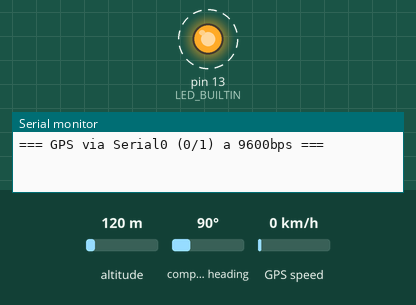
A sketch run on a simulated Arduino Uno, built with avr-gcc and run on an emulated ATmega328P. Shown: output pins drawn as LEDs (lit = HIGH), the last lines printed to the serial monitor. Dashed ring = blinking. Inputs (shaded band) come from the test bench; at power-on: compass heading 90°, altitude 120 m, GPS speed 0 km/h. The GPS gets a fix after 3 s at 37.7749, -122.4194 with 8 satellites.

Above: at 1.29 s.
1.3 s: compass heading set to 180°
At 3.17 s:
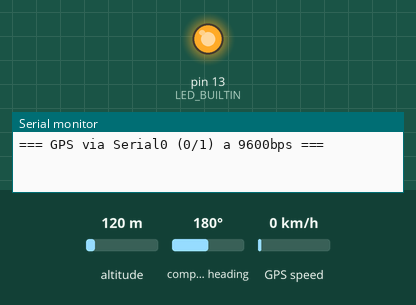
At 4.17 s:
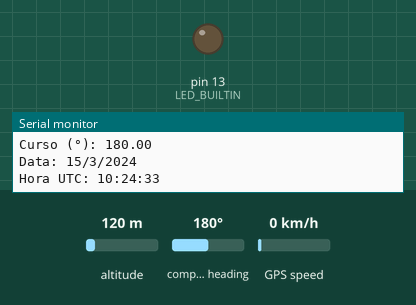
4.8 s: altitude set to 20 m
Timing chart, 0 to 15.2 s (numbered marks = the images above; inputs shaded):
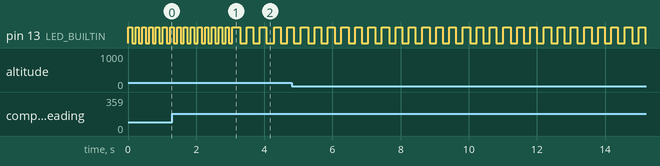

Measured:
- by itself, pin 13 (LED_BUILTIN): alternates HIGH for 0.19 s and LOW for 0.19 s

The sketch:

gps.ino
```cpp
#include <TinyGPS++.h>
TinyGPSPlus gps;

unsigned long lastUpdate   = 0;
const unsigned long TIMEOUT = 5000;

void setup() {
  Serial.begin(9600);
  while (!Serial);
  Serial.println(F("=== GPS via Serial0 (0/1) a 9600bps ==="));
  pinMode(LED_BUILTIN, OUTPUT);
}

void loop() {
  // pisca LED pra mostrar que o loop está vivo
  digitalWrite(LED_BUILTIN, !digitalRead(LED_BUILTIN));
  delay(100);

  // 1) leia NMEA cru, só decode (sem ecoar)
  while (Serial.available()) {
    char c = Serial.read();
    if (gps.encode(c)) lastUpdate = millis();
  }

  // 2) timeout?
  if (millis() - lastUpdate > TIMEOUT) {
    Serial.println(F("! TIMEOUT: sem NMEA completo do GPS"));
    delay(1000);
    return;
  }

  // 3) exibe fix apenas quando válido
  if (gps.location.isValid()) {
     Serial.print(F("Lat: ")); Serial.println(gps.location.lat(), 6);
    Serial.print(F("Lng: ")); Serial.println(gps.location.lng(), 6);
    Serial.print(F("Satélites: ")); Serial.println(gps.satellites.value());
    Serial.print(F("Alt (m): "));
      if (gps.altitude.isValid()) Serial.println(gps.altitude.meters());
      else                           Serial.println(F("n/d"));
    Serial.print(F("HDOP: "));
      if (gps.hdop.isValid())     Serial.println(gps.hdop.hdop());
      else                         Serial.println(F("n/d"));
    Serial.print(F("Vel (km/h): "));
      if (gps.speed.isValid())    Serial.println(gps.speed.kmph());
      else                         Serial.println(F("n/d"));
    Serial.print(F("Curso (°): "));
      if (gps.course.isValid())   Serial.println(gps.course.deg());
      else                         Serial.println(F("n/d"));
    Serial.print(F("Data: "));
      if (gps.date.isValid()) {
        Serial.print(gps.date.day()); Serial.print('/');
        Serial.print(gps.date.month()); Serial.print('/');
        Serial.println(gps.date.year());
      } else Serial.println(F("n/d"));
    Serial.print(F("Hora UTC: "));
      if (gps.time.isValid()) {
        if (gps.time.hour() < 10) Serial.print('0');
        Serial.print(gps.time.hour()); Serial.print(':');
        if (gps.time.minute() < 10) Serial.print('0');
        Serial.print(gps.time.minute()); Serial.print(':');
        if (gps.time.second() < 10) Serial.print('0');
        Serial.println(gps.time.second());
      } else Serial.println(F("n/d"));
    Serial.println();
  }
}
```
